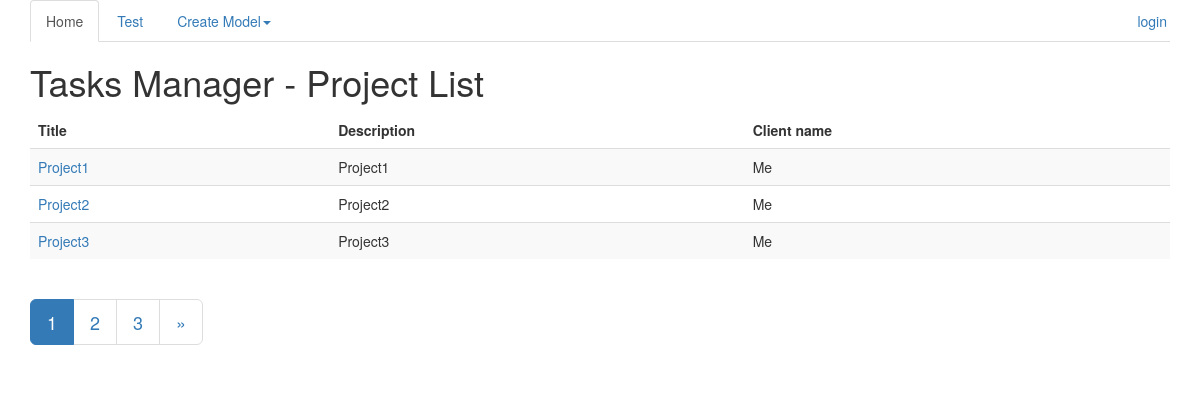
/project_list2, run on an earlier commit of the app's database.
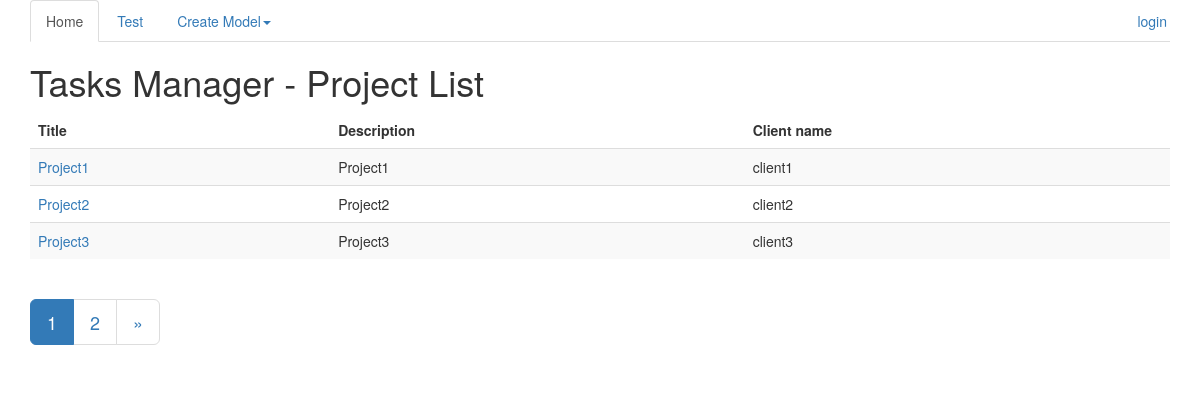
And on a later commit of the database.
### TasksManager/models.py (models this page shows, shortened)
class Project(models.Model):
    title = models.CharField(max_length=50, verbose_name="Title")
    description = models.CharField(max_length=1000, verbose_name="Description")
    client_name = models.CharField(max_length=1000, verbose_name="Client name")

### TasksManager/views.py (the view)
# urls.py: url(r'^project_list2$', Project_list.as_view(), name='project_list2'),
class Project_list(ListView):
    model = Project
    template_name = 'project_list2.html'
    paginate_by = 3
    def get_queryset(self):
        queryset = Project.objects.all().order_by('title')
        return queryset

### templates/project_list2.html (shortened to what this page needs)
{% extends "base.html" %}
{% block h1 %}
    Project List
{% endblock %}
{% block  article_content%}
    <table class="table table-striped">
            <thead>
                <tr>
                    <td><strong>Title</strong></td>
                    <td><strong>Description</strong></td>
                    <td><strong>Client name</strong></td>
                </tr>
            </thead>
            <tbody>
            {% for project in object_list %}
                <tr>
                    <td><a href="{% url 'project_detail' project.id %}">{{ project.title }}</a></td>
                    <td>{{ project.description }}</td>
                    <td>{{ project.client_name }}</td>
                </tr>
            {% endfor %}
            </tbody>
        </table>
        {% if is_paginated %}
        <nav aria-label="Page navigation">
          <ul class="pagination pagination-lg">
            {% for i in page_obj.paginator.page_range %}
                {% if page_obj.number == i %}
                    <li class="active"><span>{{ i }}<span class="sr-only">(current)</span></span></li>
                {% else %}
                    <li><a href="?page={{ i }}">{{ i }}</a> </li>
                {% endif %}
            {% endfor %}
            {% if page_obj.has_next %}
            <li>
              <a href="?page={{ page_obj.next_page_number }}" aria-label="Next">
                <span aria-hidden="true">&raquo;</span>
              </a>
            </li>
            {% endif %}
          </ul>
        </nav>
        {% endif %}
{% endblock %}

What changed in the data, as far as the page shows it:
changed Project "Project1": client_name "Me" → "client1"
changed Project "Project2": client_name "Me" → "client2"
changed Project "Project3": client_name "Me" → "client3"
Also different on the page:
list line gone: "3"
